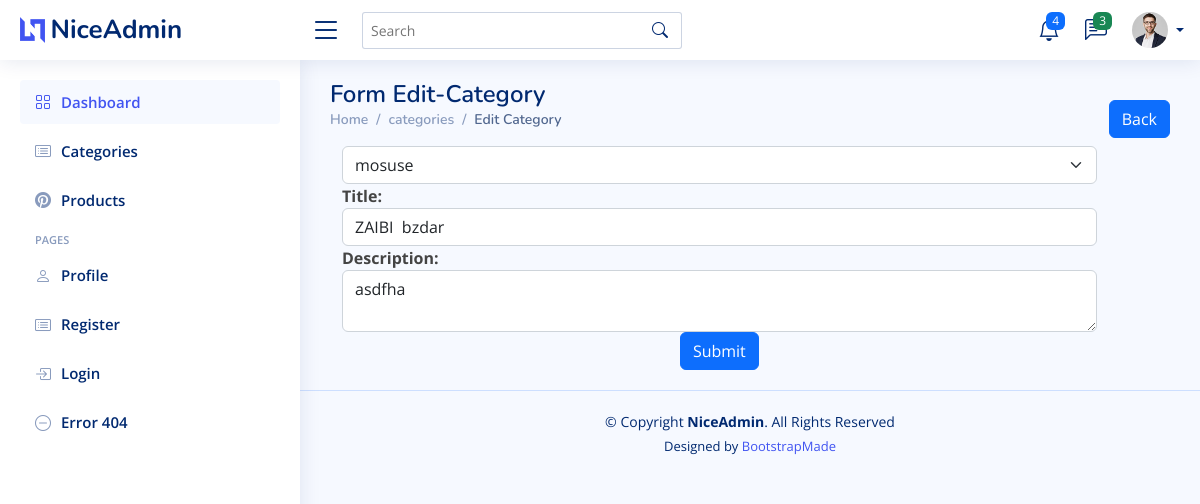
Screenshot of /Edit-category/23 with the database file from the repository.
### tables this page shows
CREATE TABLE `categories` (
  `id` int(255) NOT NULL AUTO_INCREMENT,
  `parent_id` int(255) DEFAULT NULL,
  `title` varchar(255) DEFAULT NULL,
  `discription` varchar(255) DEFAULT NULL,
  `created_at` timestamp NULL DEFAULT CURRENT_TIMESTAMP,
  `update_at` timestamp NULL DEFAULT CURRENT_TIMESTAMP,
  PRIMARY KEY (`id`)
);

### application/controllers/adminside/CategoryController.php (called while the page is built, shortened)
<?php
class CategoryController extends CI_Controller
{
    public function __construct()
    {
        $this->load->model('CategoryModel');
    }
    public function edit($id)
    {
        $page_data['category'] = $this->CategoryModel->getdata();
        $page_data['category_edit'] = $this->CategoryModel->finditms($id);
        $page_data['pages_title'] = "Edit Category";
        $page_data['pages'] = "edit-category";
        $this->load->view('Admin/master', $page_data);
    }
}

### index.php (called while the page is built, shortened)
<?php
require_once BASEPATH.'core/CodeIgniter.php';

### application/models/CategoryModel.php (called while the page is built, shortened)
<?php
class CategoryModel extends CI_Model
{
   public function getdata()
   {
      $category_details = $this->db->get('categories');
      return $category_details->result();
   }
   public function finditms($id)
   {
      $category_edit = $this->db->get_where('categories', array('id' => $id))->row();
      return $category_edit;
   }
}

### application/views/Admin/pages/edit-category.php (the view, shortened to what this page needs)
<a class="btn btn-primary" style="float:right;margin-top:20px;margin-bottom:10px" href="<?php echo base_url('categories'); ?>"> Back</a>
<div class="pagetitle">
    <h1>Form Edit-Category</h1>
    <nav>
        <ol class="breadcrumb">
            <li class="breadcrumb-item"><a href="#">Home</a></li>
            <li class="breadcrumb-item">categories</li>
            <li class="breadcrumb-item active">Edit Category</li>
        </ol>
    </nav>
</div>
<section class="section">
    <form method="post" action="<?php echo base_url('category/update/' . $category_edit->id); ?>">
        <div class="row">
            <div class="col-xs-12 col-sm-12 col-md-12">
                <div class="form-group">
                    <select class="form-select" aria-label="Default select example" name="parent_id">
                        <?php foreach ($category as $categorydata) { ?>
                            <option value="<?php echo $categorydata->id ?>" <?php echo $category_edit->parent_id == $categorydata->id ? 'selected' : '' ?>><?php echo $categorydata->title ?></option>
                        <?php } ?>
                    </select>
                </div>
                <div class="col-xs-12 col-sm-12 col-md-12">
                    <div class="form-group">
                        <strong>Title:</strong>
                        <input type="text" name="title" class="form-control" value="<?php echo $category_edit->title; ?>">
                    </div>
                </div>
                <div class="col-xs-12 col-sm-12 col-md-12">
                    <div class="form-group">
                        <strong>Description:</strong>
                        <textarea name="discription" class="form-control"><?php echo $category_edit->discription; ?></textarea>
                    </div>
                </div>
                <div class="col-xs-12 col-sm-12 col-md-12 text-center">
                    <button type="submit" class="btn btn-primary">Submit</button>
                </div>
            </div>
    </form>
</section>

### assets/Admin_assets/css/style.css (style rules this page uses)
:root { scroll-behavior: smooth; }
body { font-family: "Open Sans", sans-serif; background: #f6f9ff; color: #444444; }
a { color: #4154f1; text-decoration: none; }
h1, h2, h3, h4, h5, h6 { font-family: "Nunito", sans-serif; }
.pagetitle { margin-bottom: 10px; }
.pagetitle h1 { font-size: 24px; margin-bottom: 0; font-weight: 600; color: #012970; }
.breadcrumb { font-size: 14px; font-family: "Nunito", sans-serif; color: #899bbd; font-weight: 600; }
.breadcrumb a { color: #899bbd; transition: 0.3s; }
.breadcrumb .breadcrumb-item::before { color: #899bbd; }
.breadcrumb .active { color: #51678f; font-weight: 600; }

### rows the page displays
categories: parent_id "mosuse", title "ZAIBI bzdar", discription "asdfha"
